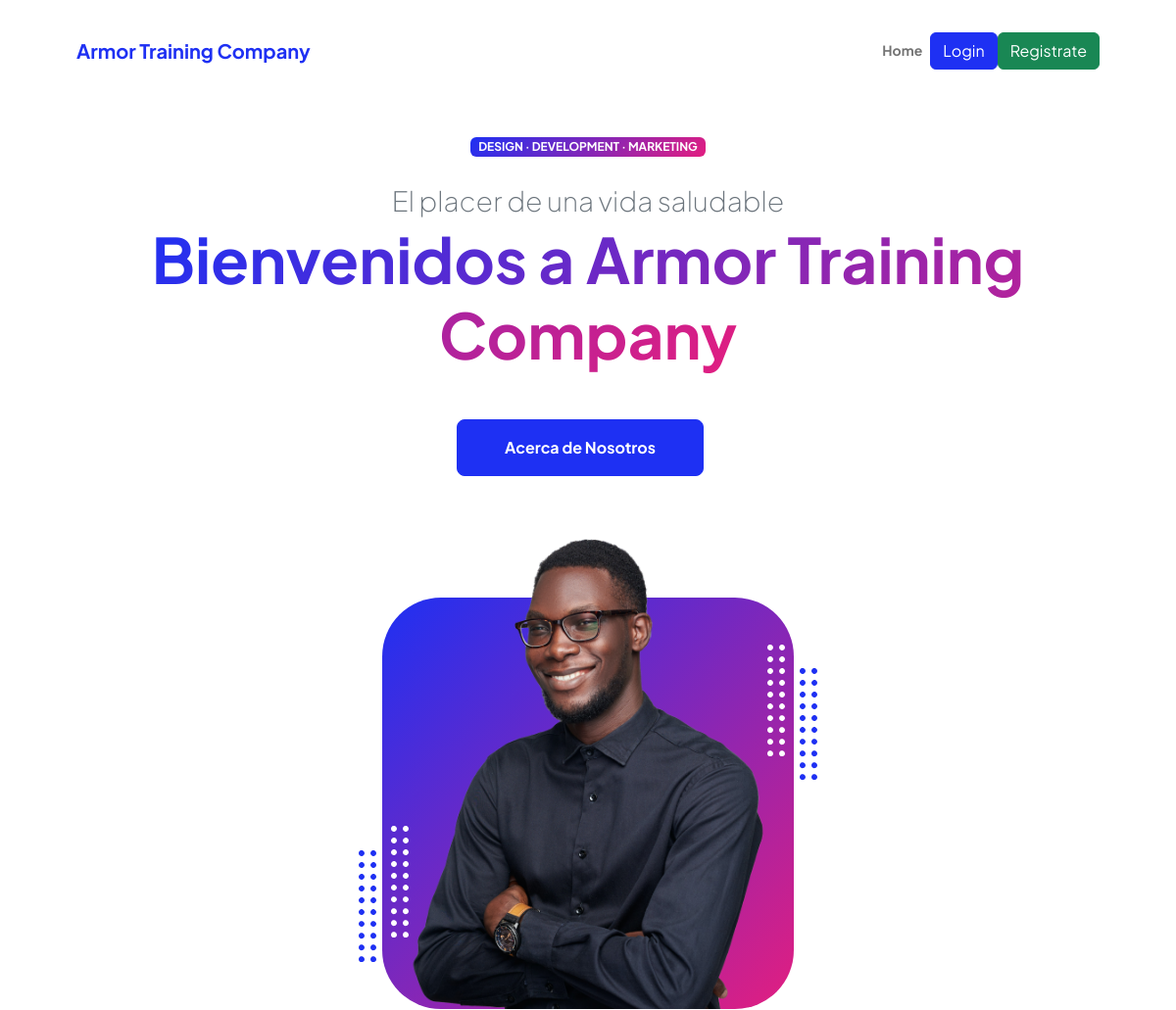
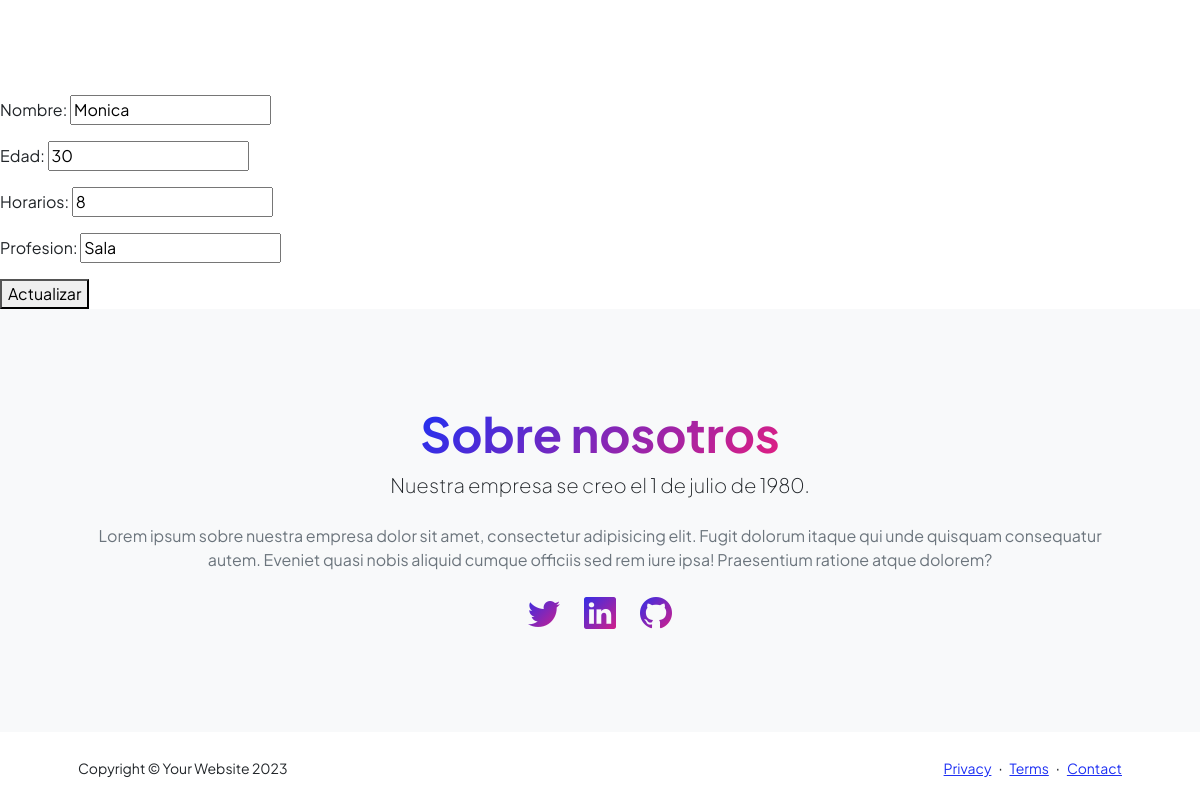
/profesorUpdate/1, run on the app's committed database (2 pictures, top to bottom).
### entidades/models.py (models this page shows, shortened)
class Profesores(models.Model):
    nombre= models.CharField(max_length=50)
    edad=models.IntegerField()
    horarios=models.IntegerField()
    profesion= models.CharField(max_length=50)

### entidades/views.py (the view)
# urls.py: path('profesorUpdate/<int:pk>', ProfUpdate.as_view(), name="profesorUpdate"),
class ProfUpdate(UpdateView):
    model = Profesores
    template_name = 'entidades/profUpdate.html'
    fields= ('__all__')
    success_url = '/profesores/'
    def get_context_data(self, **kwargs):
        context = super().get_context_data(**kwargs)
        context['profesor'] = self.object  # Asegura que el objeto profesor esté en el contexto
        return context

### entidades/templates/entidades/profUpdate.html (shortened to what this page needs)
{% extends 'entidades/index.html' %}
{% block contenido %}
<form action="{% url 'profesorUpdate' profesor.id %}" method="post">
    {{form.as_p}}
    <button type="submit">Actualizar</button>
</form>
{% endblock contenido %}

### data on the page
Profesores: nombre "Monica", edad "30", horarios "8", profesion "Sala"
